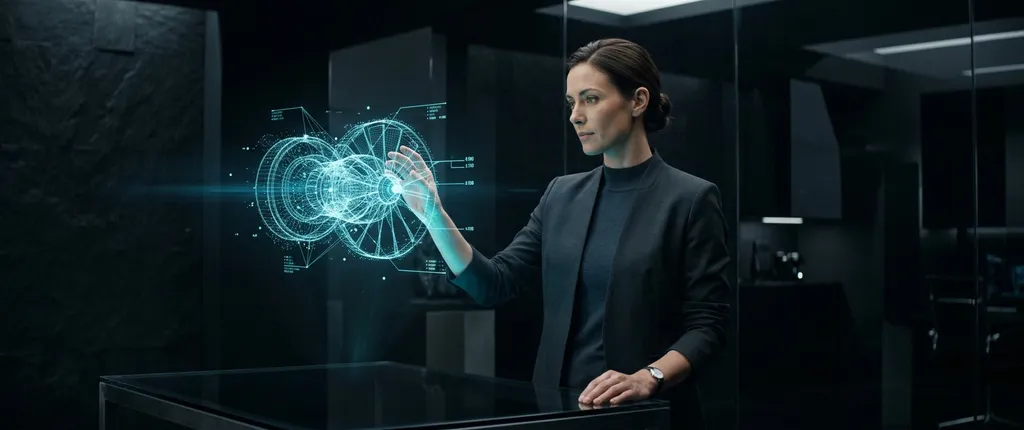
#> input picture upload/IMG_9024.png, 1024 x 430 px
$ python -i inspection.py   (imports and definitions only)   (older library calls are emulated)
#> lines starting #> are read from the running program, lines starting #| are printed output that depends on the picture
"""Visual inspection + automated correction (Continuation Directive item 4).

inspect_image() runs REAL programmatic checks on a rendered PNG (OpenCV):
existence, size, brightness band, variance (non-blank), colour diversity.
render_with_correction() closes the loop: a failed inspection escalates
render parameters (brightness, samples, camera) and re-renders — up to
max_attempts — recording every correction step. Nothing is reported as
"visually verified" without a passing inspection.
"""
from __future__ import annotations

import os

import cv2
import numpy as np

MIN_BYTES = 8 * 1024          # a real 640x360 render is far bigger
BRIGHTNESS_BAND = (6.0, 248.0)
MIN_STD = 10.0                # flat/black/white frames fail here
MIN_COLORS = 40               # diverse scene ⇒ many sampled colours
# Calibrated against ALL accepted render evidence (2026-11-13): known-good
# night/street renders measure lap_var 4.3–36, saturation 27–70 — bands
# below catch catastrophic degradation only; they never retroactively
# fail previously verified evidence.
MIN_SHARPNESS = 1.5           # Laplacian variance floor (softest good: 4.3)
SATURATION_BAND = (5.0, 160.0)


def inspect_image(path: str) -> dict:
#> called with path = '../../upload/IMG_9024.png'
    checks: dict[str, bool] = {}
    metrics: dict = {}
    if not os.path.exists(path):
        checks["exists"] = False
        return {"ok": False, "checks": checks, "metrics": metrics,
                "failed": ["exists"]}
    checks["exists"] = True
    size = os.path.getsize(path)
    checks["nonempty"] = size >= MIN_BYTES
    metrics["bytes"] = size
    img = cv2.imread(path)
#> img is the input picture: shape (430, 1024, 3); mean B, G, R 34.2, 30, 17.1
    if img is None:
        checks["readable"] = False
        return {"ok": False, "checks": checks, "metrics": metrics,
                "failed": sorted(k for k, v in checks.items() if not v)}
    checks["readable"] = True
    metrics["shape"] = list(img.shape)
    gray = cv2.cvtColor(img, cv2.COLOR_BGR2GRAY)
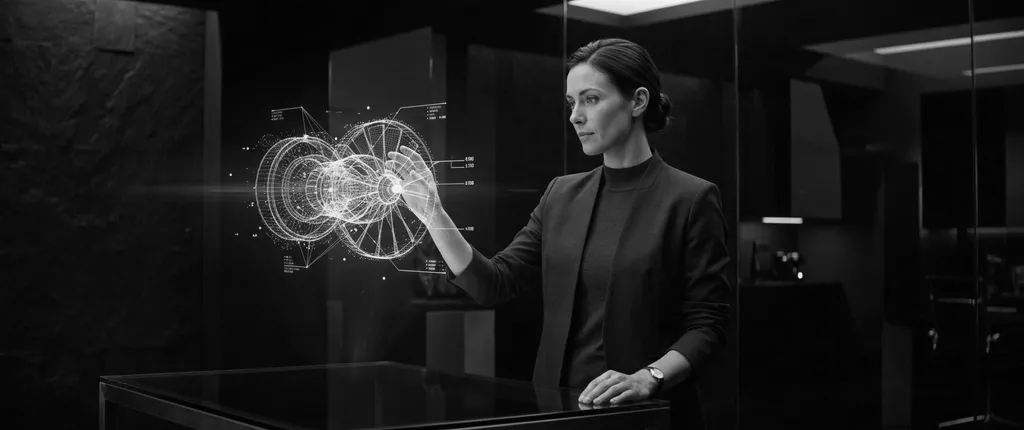
#> gray: shape (430, 1024); min 0, max 249, mean 26.6
    mean = float(gray.mean())
#> mean = 26.63
    std = float(gray.std())
#> std = 33.87
    metrics["brightness_mean"] = round(mean, 2)
    metrics["brightness_std"] = round(std, 2)
    checks["brightness_ok"] = BRIGHTNESS_BAND[0] <= mean <= \
        BRIGHTNESS_BAND[1]
    checks["variance_ok"] = std >= MIN_STD
    small = cv2.resize(img, (160, 90))
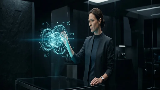
#> small: shape (90, 160, 3); mean B, G, R 34.1, 29.9, 17
    colors = len(np.unique(small.reshape(-1, 3), axis=0))
#> colors = 4274
    metrics["sampled_colors"] = int(colors)
    checks["colorfulness_ok"] = colors >= MIN_COLORS
    # --- P4 additions: sharpness + saturation (calibrated bands above)
    lap_var = float(cv2.Laplacian(gray, cv2.CV_64F).var())
#> lap_var = 534.8
    metrics["sharpness_laplacian"] = round(lap_var, 2)
    checks["sharpness_ok"] = lap_var >= MIN_SHARPNESS
    hsv = cv2.cvtColor(img, cv2.COLOR_BGR2HSV)
#> hsv: shape (430, 1024, 3); mean H, S, V 96, 170.3, 34.9
    sat = float(hsv[:, :, 1].mean())
#> sat = 170.3
    metrics["saturation_mean"] = round(sat, 2)
    checks["saturation_ok"] = SATURATION_BAND[0] <= sat <= SATURATION_BAND[1]
    metrics["edge_density"] = round(
        float(cv2.Canny(gray, 80, 160).mean()), 2)   # informational
    failed = sorted(k for k, v in checks.items() if not v)
#> failed = ['saturation_ok']
    return {"ok": not failed, "checks": checks, "metrics": metrics,
            "failed": failed}


# [86 lines left out: functions render_with_correction, render_with_regeneration, not called in this run]

>>> result = inspect_image('../../upload/IMG_9024.png')
#> result = 4 items

$ run again, on upload/IMG_9025.png
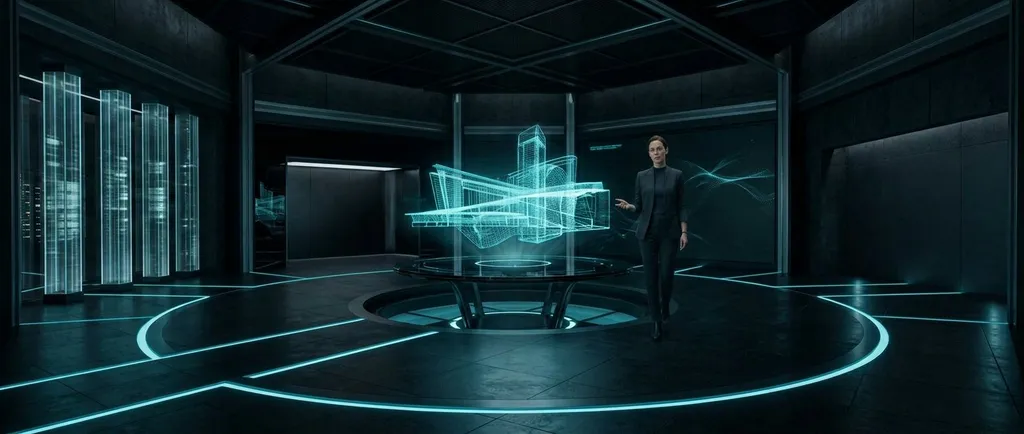
#> input picture upload/IMG_9025.png, 1024 x 434 px
#> in inspect_image, img is the input picture: shape (434, 1024, 3); mean B, G, R 43.9, 39, 16.8
#> in inspect_image, `gray = cv2.cvtColor(img, cv2.COLOR_BGR2GRAY)`:
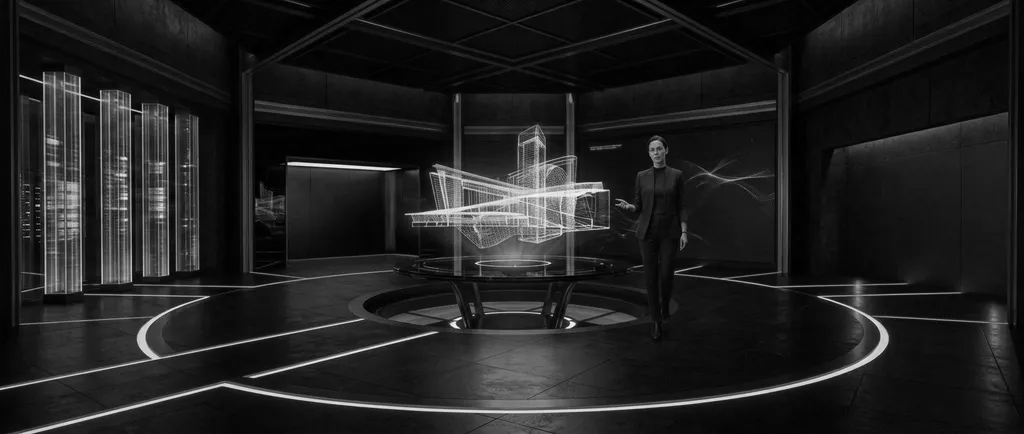
#> gray: shape (434, 1024); min 0, max 242, mean 32.9
#> mean = 32.93
#> std = 36.49
#> in inspect_image, `small = cv2.resize(img, (160, 90))`:
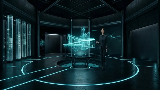
#> small: shape (90, 160, 3); mean B, G, R 43.4, 38.5, 16.4
#> colors = 6418
#> lap_var = 825.1
#> hsv: shape (434, 1024, 3); mean H, S, V 96.4, 182.9, 43.9
#> sat = 182.9
#> failed = ['saturation_ok']
#> result = 4 items

$ run again, on upload/IMG_9026.png
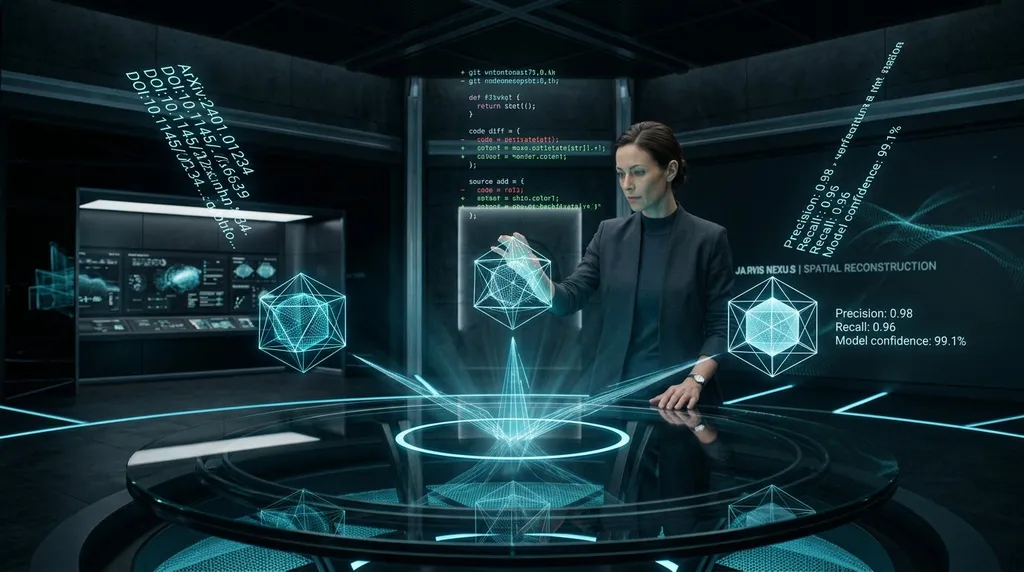
#> input picture upload/IMG_9026.png, 1024 x 572 px
#> in inspect_image, img is the input picture: shape (572, 1024, 3); mean B, G, R 49.6, 43.5, 21.2
#> in inspect_image, `gray = cv2.cvtColor(img, cv2.COLOR_BGR2GRAY)`:
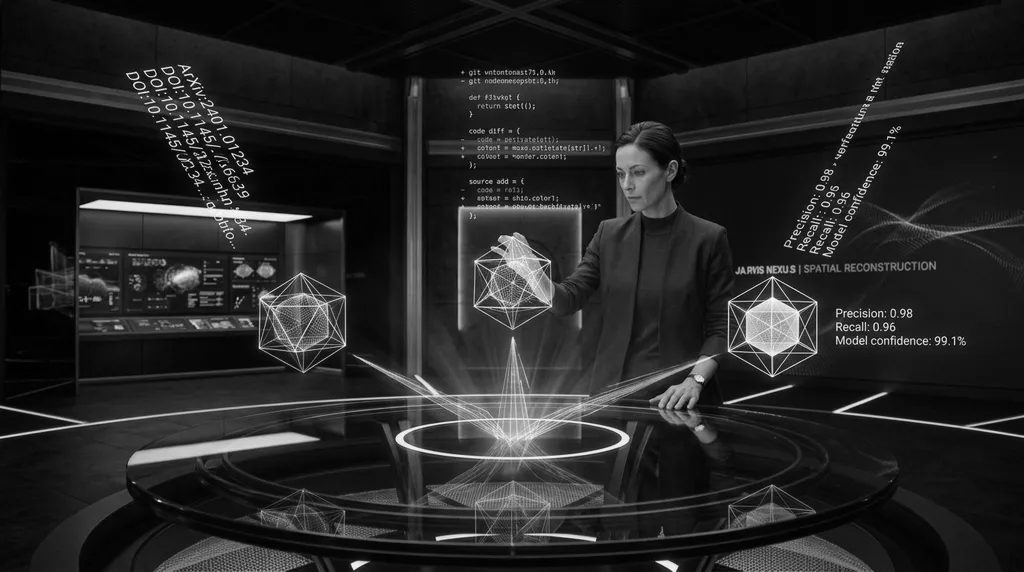
#> gray: shape (572, 1024); min 0, max 250, mean 37.5
#> mean = 37.55
#> std = 41.19
#> in inspect_image, `small = cv2.resize(img, (160, 90))`:
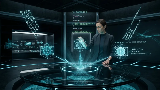
#> small: shape (90, 160, 3); mean B, G, R 49.6, 43.6, 21.2
#> colors = 7074
#> lap_var = 1792.7
#> hsv: shape (572, 1024, 3); mean H, S, V 96.5, 179.5, 49.9
#> sat = 179.5
#> failed = ['saturation_ok']
#> result = 4 items
